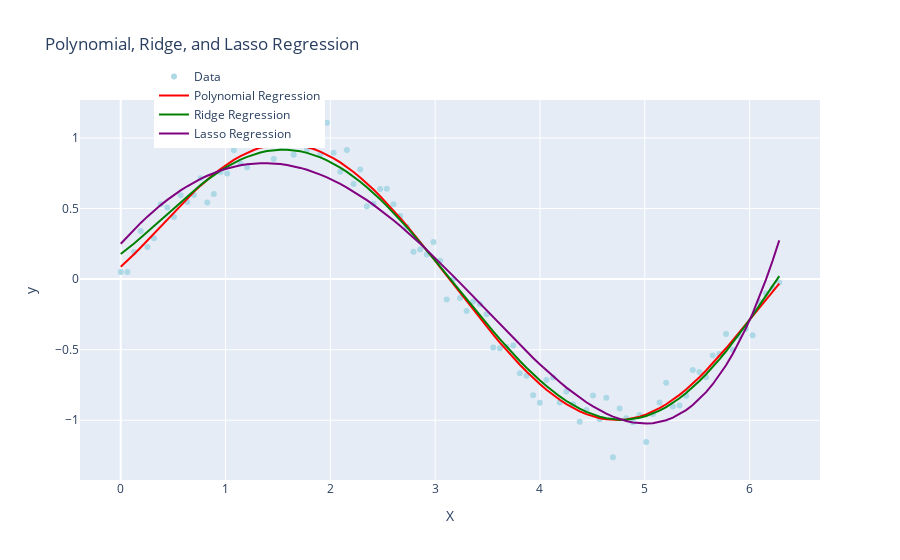

This figure's notebook cell:
### Code cell
# Visualize the results
fig = go.Figure()

# Add original data points
fig.add_trace(go.Scatter(x=X.flatten(), y=y.flatten(), mode='markers', name='Data', marker=dict(color='lightblue')))

# Add Polynomial Regression line
fig.add_trace(go.Scatter(x=X.flatten(), y=y_pred_linear.flatten(), mode='lines', name='Polynomial Regression', line=dict(color='red')))

# Add Ridge Regression line
fig.add_trace(go.Scatter(x=X.flatten(), y=y_pred_ridge.flatten(), mode='lines', name='Ridge Regression', line=dict(color='green')))

# Add Lasso Regression line
fig.add_trace(go.Scatter(x=X.flatten(), y=y_pred_lasso.flatten(), mode='lines', name='Lasso Regression', line=dict(color='purple')))

# Update layout
fig.update_layout(title='Polynomial, Ridge, and Lasso Regression',
                  xaxis_title='X',
                  yaxis_title='y',
                  legend=dict(x=0.1, y=1.1))

fig.show()
